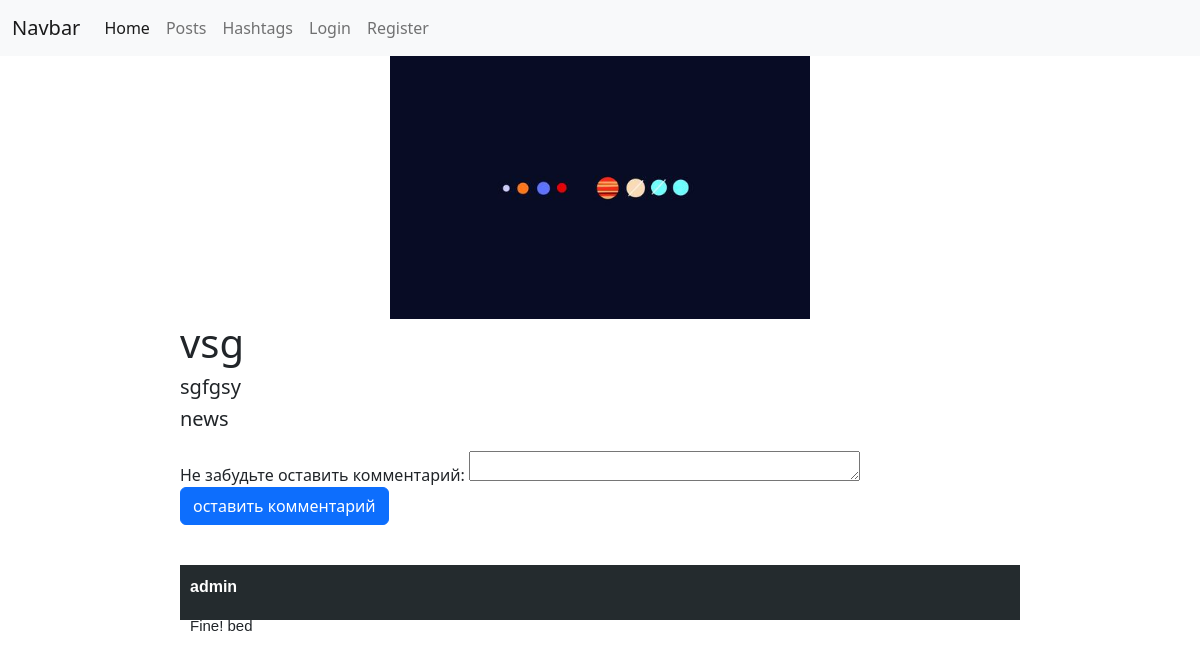
The app's page /posts/4/ with its own data.
### posts/models.py (models this page shows, shortened)
class Post(models.Model):
    author = models.ForeignKey(User, on_delete=models.CASCADE, null=True)
    title = models.CharField(max_length=255)
    description = models.TextField()
    image = models.ImageField()
    rate = models.DecimalField(max_digits=10, decimal_places=1)
    hashtag = models.ForeignKey(Hashtag, on_delete=models.CASCADE, null=True, related_name='posts')

class Hashtag(models.Model):
    icon = models.ImageField()
    title = models.CharField(max_length=255)

class Comment(models.Model):
    author = models.ForeignKey(User, on_delete=models.CASCADE)
    text = models.TextField()
    post = models.ForeignKey(Post, on_delete=models.CASCADE)

### posts/views.py (the view, shortened to what this page needs)
# urls.py: path('posts/<int:id>/', post_detail_view),
def post_detail_view(request, **kwargs):
    if request.method == 'GET':
        post = Post.objects.get(id=kwargs['id'])
        comments = Comment.objects.filter(post=post)
        data = {
            'post': post,
            'comments': comments,
            'form': CommentCreateForm,
            'user': get_user_from_request(request)
        }
        return render(request, 'posts/detail.html', context=data)

### users/utils.py (called while the page is built)
def get_user_from_request(request):
    return request.user if not request.user.is_anonymous else None

### templates/posts/detail.html (shortened to what this page needs)
{% extends 'layouts/main.html' %}
{% block content %}
    <div class="post">
        <div class="image">
            <img src="/media/{{ post.image }}/" alt="">
        </div>
        <div>
            <div style="display:flex; justify-content: space-between">
                <h1>{{ post.title }}</h1>
            </div>
            <h5>{{ post.description }}</h5>
            <h5>{{ post.hashtag.title }}</h5>
        </div>
    </div>
     <div class="create_comment">
        <form action="/posts/{{ post.id }}/" method="post">
            {{ form }}
            <input type="submit" class="btn btn-primary" value="оставить комментарий">
        </form>
    </div>
    <div class="comments">
        {% for comment in comments %}
            <div>
                <p class="author">{{ comment.author.username }}</p>
                <p class="text">{{ comment.text }}</p>
            </div>
        {% endfor %}
    </div>
{% endblock %}

### templates/posts/detail.html (style rules this page uses)
.image > img { width: 50%; margin-left: 25%; }
.comments { width: 70%; margin-left: 15%; }
.comments > div { height: 55px; margin-bottom: 20px; background: #242b2e; padding: 10px; }
.author { color: #fff; flex: 18px; font-family: sans-serif; font-weight: bold; }
.text { font-size: 15px; height: 30px; font-family: sans-serif; }
.post { width: 70%; margin-left: 15%; }
.create_comment { width: 70%; margin-left: 15%; margin-bottom: 40px; margin-top: 20px; }
textarea { height: 30px; }

### records on screen
Post: image (picture), title "vsg", description "sgfgsy", hashtag "news"
Comment: author.username "admin", text "Fine! bed"
